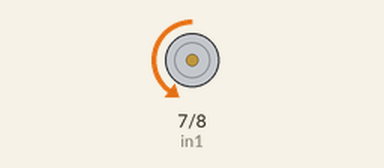
Simulated run of this sketch. Board: Arduino Uno, built with avr-gcc and run on an emulated ATmega328P. Parts: motor-driver pin pairs drawn as motors (green arrow = first pin HIGH = forward, orange = second pin HIGH = backward, longer = more drive, scaled by the enable pin).

Above: at 2.0 s.
At 6.0 s:
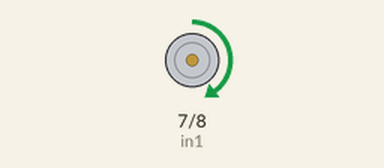
Timing chart, 0 to 10.4 s (numbered marks = the images above):
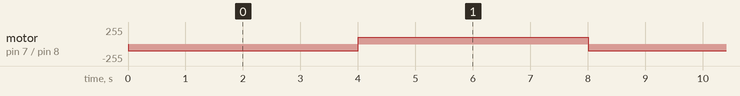

The sketch:

motor_driver.ino
```cpp
int in1=7;
int in2=8;
 int ENA=6;
void setup() {
  // put your setup code here, to run once:
  pinMode(in1,OUTPUT);
  pinMode(in2,OUTPUT);
  pinMode(ENA,OUTPUT);
}

void loop() {
  // put your main code here, to run repeatedly:
  analogWrite(ENA,100);
digitalWrite(in1,LOW);
digitalWrite(in2,HIGH);
delay(4000);
digitalWrite(in1,HIGH);
digitalWrite(in2,LOW);
delay(4000);
}
```

Measured:
- by itself, motor on pin 7 (in1) / pin 8 (in2): alternates forward 100/255 for 4.0 s and backward 100/255 for 4.0 s
